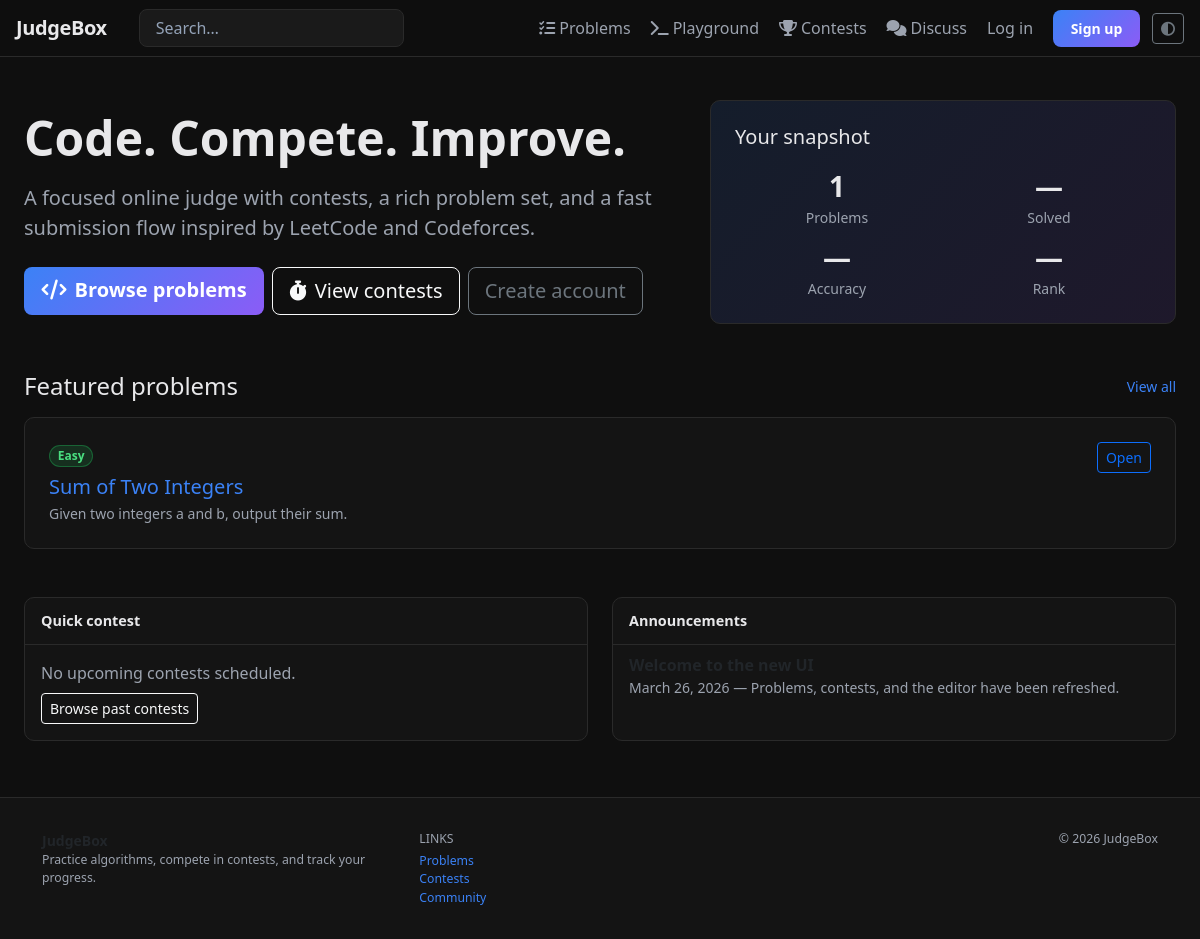
The page / on the database its author committed.
### problems/models.py (models this page shows, shortened)
class Problem(models.Model):
    title = models.CharField(max_length=200)
    slug = models.SlugField(unique=True)  # for cleaner URLs
    statement = models.TextField()
    input_format = models.TextField()
    output_format = models.TextField()
    constraints = models.TextField()
    sample_input = models.TextField()
    sample_output = models.TextField()
    difficulty = models.CharField(
        max_length=10, choices=DIFFICULTY_CHOICES, default="medium", db_index=True
    )
    tags = models.CharField(
        max_length=500,
        blank=True,
        default="",
        help_text="Comma-separated tags",
    )
    created_at = models.DateTimeField(auto_now_add=True)
    discussion_count = models.PositiveIntegerField(default=0)
    class Meta:
        ordering = ["-created_at", "id"]

### OJ/views.py (the view, shortened to what this page needs)
# urls.py: 2. Add a URL to urlpatterns:  path('', views.home, name='home')
def home(request):
    total_problems = Problem.objects.count()
    solved_count = 0
    accuracy = None
    rank_display = "—"
    featured = Problem.objects.order_by("-created_at")[:8]
    now = timezone.now()
    upcoming = Contest.objects.filter(start_time__gt=now).order_by("start_time")[:5]
    announcements = [
        {"title": "Welcome to the new UI", "body": "Problems, contests, and the editor have been refreshed.", "date": now.date()},
    ]
    return render(
        request,
        "home.html",
        {
            "total_problems": total_problems,
            "solved_count": solved_count,
            "accuracy": accuracy,
            "rank_display": rank_display,
            "featured_problems": featured,
            "upcoming_contests": upcoming,
            "announcements": announcements,
        },
    )

### templates/home.html (shortened to what this page needs)
{% extends "base.html" %}
{% load static %}
{% block extra_css %}
<link rel="stylesheet" href="{% static 'css/contest.css' %}">
{% endblock %}
{% block content %}
<section class="py-4">
  <div class="row align-items-center g-4">
    <div class="col-lg-7">
      <h1 class="display-5 fw-bold mb-3">Code. Compete. Improve.</h1>
      <p class="lead text-muted mb-4">A focused online judge with contests, a rich problem set, and a fast submission flow inspired by LeetCode and Codeforces.</p>
      <div class="d-flex flex-wrap gap-2">
        <a href="{% url 'problem_list' %}" class="btn btn-oj-primary btn-lg"><i class="fa-solid fa-code me-2" aria-hidden="true"></i>Browse problems</a>
        <a href="{% url 'contest_list' %}" class="btn btn-outline-light btn-lg"><i class="fa-solid fa-stopwatch me-2" aria-hidden="true"></i>View contests</a>
        {% if not user.is_authenticated %}
        <a href="{% url 'signup' %}" class="btn btn-outline-secondary btn-lg">Create account</a>
        {% endif %}
      </div>
    </div>
    <div class="col-lg-5">
      <div class="oj-card p-4 contest-hero">
        <h2 class="h5 mb-3">Your snapshot</h2>
        <div class="row g-2 text-center">
          <div class="col-6">
            <div class="fs-3 fw-bold">{{ total_problems }}</div>
            <div class="small text-muted">Problems</div>
          </div>
          <div class="col-6">
            <div class="fs-3 fw-bold">{% if user.is_authenticated %}{{ solved_count }}{% else %}—{% endif %}</div>
            <div class="small text-muted">Solved</div>
          </div>
          <div class="col-6">
            <div class="fs-3 fw-bold">{% if accuracy is not None %}{{ accuracy }}%{% else %}—{% endif %}</div>
            <div class="small text-muted">Accuracy</div>
          </div>
          <div class="col-6">
            <div class="fs-3 fw-bold">{{ rank_display }}</div>
            <div class="small text-muted">Rank</div>
          </div>
        </div>
      </div>
    </div>
  </div>
</section>
<section class="py-4">
  <div class="d-flex justify-content-between align-items-center mb-3">
    <h2 class="h4 mb-0">Featured problems</h2>
    <a href="{% url 'problem_list' %}" class="small">View all</a>
  </div>
  <div id="featured-carousel" class="carousel slide oj-card" data-bs-ride="carousel" aria-label="Featured problems">
    <div class="carousel-inner">
      {% for p in featured_problems %}
      <div class="carousel-item {% if forloop.first %}active{% endif %}">
        <div class="p-4">
          <div class="d-flex justify-content-between align-items-start gap-2">
            <div>
              <span class="badge rounded-pill {% if p.difficulty == 'easy' %}badge-diff-easy{% elif p.difficulty == 'hard' %}badge-diff-hard{% else %}badge-diff-medium{% endif %}">{{ p.get_difficulty_display }}</span>
              <h3 class="h5 mt-2 mb-1"><a href="{% url 'problem_detail' p.id %}">{{ p.title }}</a></h3>
              <p class="text-muted small mb-0 text-truncate-3">{{ p.statement|truncatewords:28 }}</p>
            </div>
            <a class="btn btn-sm btn-outline-primary" href="{% url 'problem_detail' p.id %}">Open</a>
          </div>
        </div>
      </div>
      {% empty %}
      <div class="carousel-item active">
        <div class="p-5 text-center text-muted">No problems yet — add some in the admin.</div>
      </div>
      {% endfor %}
    </div>
  </div>
</section>
<div class="row g-4 py-4">
  <div class="col-lg-6">
    <div class="oj-card h-100">
      <div class="oj-card-header">Quick contest</div>
      <div class="p-3">
        {% if upcoming_contests %}
        {% with c=upcoming_contests.0 %}
        <h3 class="h5">{{ c.title }}</h3>
        <p class="text-muted small mb-2">{{ c.contest_type }} · {{ c.duration_minutes }} min · {{ c.problems.count }} problems</p>
        <p class="small mb-3">Starts {{ c.start_time }}</p>
        <a href="{% url 'contest_detail' c.id %}" class="btn btn-oj-primary btn-sm">View contest</a>
        {% endwith %}
        {% else %}
        <p class="text-muted mb-0">No upcoming contests scheduled.</p>
        <a href="{% url 'contest_list' %}" class="btn btn-outline-light btn-sm mt-2">Browse past contests</a>
        {% endif %}
      </div>
    </div>
  </div>
  <div class="col-lg-6">
    <div class="oj-card h-100">
      <div class="oj-card-header">Announcements</div>
      <ul class="list-group list-group-flush">
        {% for a in announcements %}
        <li class="list-group-item bg-transparent text-body border-secondary">
          <div class="fw-semibold">{{ a.title }}</div>
          <div class="small text-muted">{{ a.date }} — {{ a.body }}</div>
        </li>
        {% empty %}
        <li class="list-group-item bg-transparent text-muted">No announcements.</li>
        {% endfor %}
      </ul>
    </div>
  </div>
</div>
{% endblock %}

### static/css/main.css (style rules this page uses)
:root { --bg-root: #0f0f0f; --bg-surface: #141414; --bg-elevated: #1a1a1a; --bg-hover: #222; --border: #2a2a2a; --text: #e8e8ea; --text-muted: #9ca3af; --text-faint: #a1a1aa; --accent: #3b82f6; --accent-2: #8b5cf6; --success: #22c55e; --warning: #eab308; --danger: #ef4444; --radius: 10px; --font: "Segoe UI", system-ui, -apple-system, sans-serif; --transition: 0.18s ease; --input-bg: var(--bg-elevated); --input-border: var(--border); --input-text: var(--text); --input-placeholder: #94a3b8; }
*, *::before, *::after { box-sizing: border-box; }
body { font-family: var(--font); background: var(--bg-root); color: var(--text); min-height: 100vh; display: flex; flex-direction: column; }
.text-muted { color: var(--text-muted) !important; }
a { color: var(--accent); text-decoration: none; transition: color var(--transition); }
.oj-card { background: var(--bg-surface); border: 1px solid var(--border); border-radius: var(--radius); transition: border-color var(--transition), transform var(--transition), box-shadow var(--transition); }
.oj-card-header { padding: 0.75rem 1rem; border-bottom: 1px solid var(--border); font-weight: 600; font-size: 0.9rem; }
.badge-diff-easy { background: rgba(34, 197, 94, 0.15); color: #4ade80; border: 1px solid rgba(34, 197, 94, 0.35); }
.btn-oj-primary { background: linear-gradient(135deg, var(--accent), var(--accent-2)); border: none; color: #fff; font-weight: 600; border-radius: 8px; padding: 0.5rem 1.1rem; transition: filter var(--transition), transform 0.1s ease; }

### static/css/contest.css (style rules this page uses)
.contest-hero { background: linear-gradient(135deg, rgba(59, 130, 246, 0.12), rgba(139, 92, 246, 0.12)); border: 1px solid var(--border); border-radius: var(--radius, 10px); padding: 1.5rem; }

### rows shown on the page
Problem: difficulty "Easy", title "Sum of Two Integers", statement "Given two integers a and b, output their sum."

### other values the page prints
{{ total_problems }} "1"
{{ rank_display }} "—"
{{ a.date }} "March 26, 2026"
{{ a.body }} "Problems, contests, and the editor have been refreshed."
